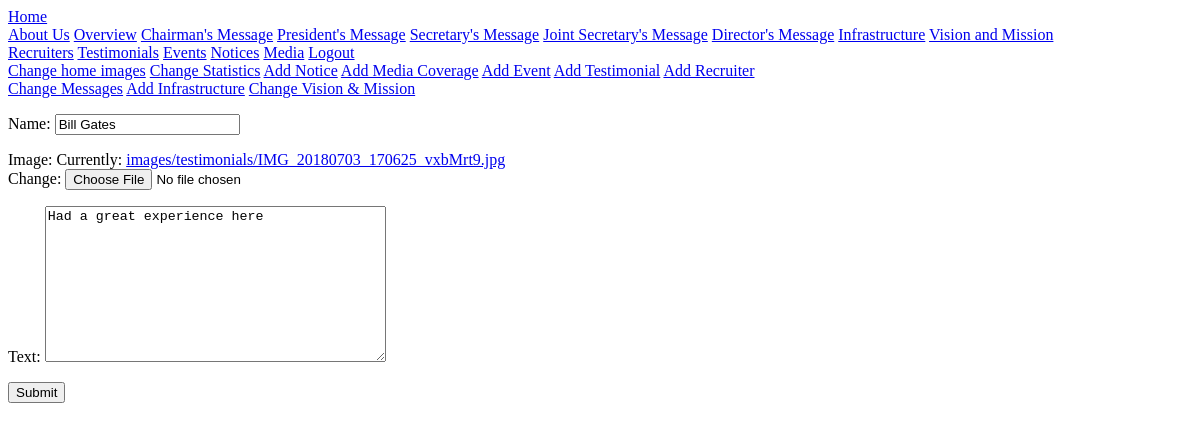
Page /frontend/edit-testimonial/2/ (signed in) on the earlier database version.
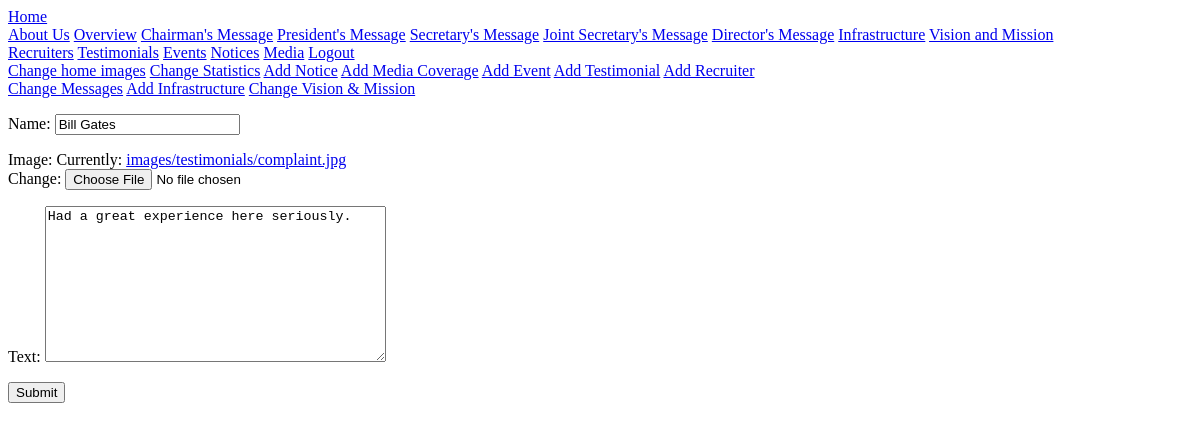
Same page on the later database version.
### frontend/models.py (models this page shows)
class Testimonial(models.Model):
	name = models.CharField(max_length=100, blank=False)
	text = models.TextField(blank=False)
	image = models.ImageField(upload_to='images/testimonials', blank=False)
	class Meta():
		ordering = ['-pk']

### frontend/views.py (the view)
# urls.py: path('edit-testimonial/<int:pk>/', views.edit_testimonial, name='edit_testimonial'),
@login_required
def edit_testimonial(request, pk):
	admin_all = [u['user'] for u in acc_models.AdminUser.objects.all().values('user')]
	frontend_all = [u['user'] for u in acc_models.FrontEndUser.objects.all().values('user')]
	if request.user.pk in admin_all or request.user.pk in frontend_all:
		if request.method == 'POST':
			form = forms.EditTestimonialForm(data=request.POST, files=request.FILES, pk=pk)
			if form.is_valid():
				testimonial = models.Testimonial.objects.get(pk__exact=pk)
				testimonial.name = form.cleaned_data['name']
				testimonial.image = form.cleaned_data['image']
				testimonial.text = form.cleaned_data['text']
				try:
					testimonial.save()
				except:
					return redirect('fault', fault='Server Error')
				return redirect('success', success='Testimonial changed successfully')
		else:
			form = forms.EditTestimonialForm(pk=pk)
			return render(request, 'frontend/add-testimonial.html', {'form':form})
	else:
		return redirect('fault', fault='ACCESS DENIED!')

### frontend/forms.py
class EditTestimonialForm(forms.Form):
    def __init__(self, pk, *args, **kwargs):
        super(EditTestimonialForm, self).__init__(*args, **kwargs)
        testimonial = models.Testimonial.objects.get(pk__exact=pk)
        self.fields['name'] = forms.CharField(label='Name', initial=testimonial.name)
        self.fields['image'] = forms.ImageField(label='Image', initial=testimonial.image)
        self.fields['text'] = forms.CharField(label='Text', initial=testimonial.text, widget=forms.Textarea)

### account/context_processors.py (called while the page is built)
def UserList(request):
    admin_all = [u['user'] for u in models.AdminUser.objects.all().values('user')]
    frontend_all = [u['user'] for u in models.FrontEndUser.objects.all().values('user')]
    return {'admin_all':admin_all, 'frontend_all':frontend_all}

### frontend/templates/frontend/add-testimonial.html (shortened to what this page needs)
{% extends 'base.html' %}
{% block content %}
    <form method="post" enctype="multipart/form-data">
        {{form.as_p}}
        <input type="submit" value="Submit">
    </form>
{% endblock %}

Differences in the rows shown:
changed Testimonial "Bill Gates": text "Had a great experience here" → "Had a great experience here seriously."
Other differences:
text no longer shown: "Name: Image: Currently: images/testimonials/IMG_20180703_170625_vxbMrt9.jpg Change: Text:"
text now shown: "Name: Image: Currently: images/testimonials/complaint.jpg Change: Text:"
